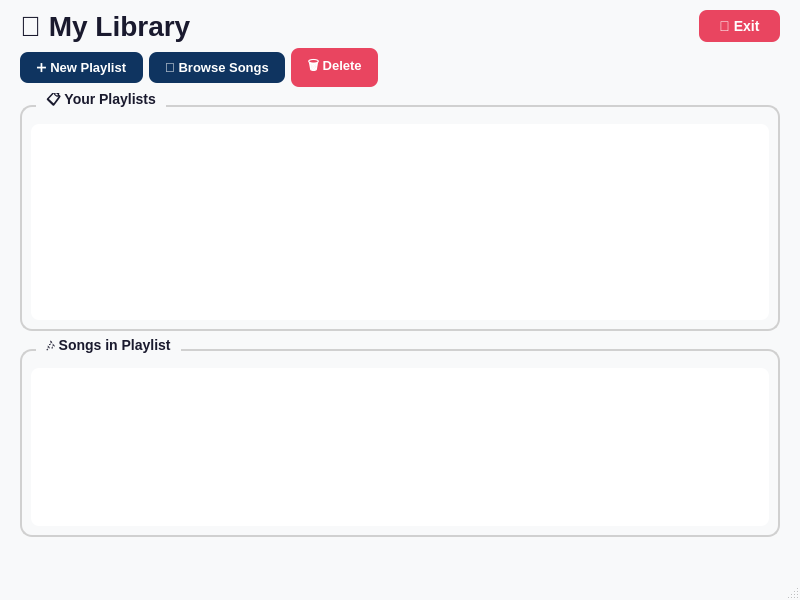
<?xml version="1.0" encoding="UTF-8"?>
<ui version="4.0">
 <class>ListenerDashboard</class>
 <widget class="QMainWindow" name="ListenerDashboard">
  <property name="geometry">
   <rect>
    <x>0</x>
    <y>0</y>
    <width>800</width>
    <height>600</height>
   </rect>
  </property>
  <property name="windowTitle">
   <string>Listener Panel</string>
  </property>
  <property name="styleSheet">
   <string notr="true">
    QMainWindow {
        background-color: #F8F9FA;
    }
   </string>
  </property>
  <widget class="QWidget" name="centralwidget">
   <layout class="QVBoxLayout" name="verticalLayout">
    <property name="leftMargin">
     <number>20</number>
    </property>
    <property name="topMargin">
     <number>10</number>
    </property>
    <property name="rightMargin">
     <number>20</number>
    </property>
    <property name="bottomMargin">
     <number>20</number>
    </property>
    <item>
     <layout class="QHBoxLayout" name="headerLayout">
      <item>
       <widget class="QLabel" name="titleLabel">
        <property name="text">
         <string>🎵 My Library</string>
        </property>
        <property name="styleSheet">
         <string notr="true">
          color: #1A1A2E;
          font-size: 28px;
          font-weight: 700;
          font-family: "Segoe UI", sans-serif;
         </string>
        </property>
       </widget>
      </item>
      <item>
       <spacer name="headerSpacer">
        <property name="orientation">
         <enum>Qt::Horizontal</enum>
        </property>
        <property name="sizeHint" stdset="0">
         <size>
          <width>40</width>
          <height>20</height>
         </size>
        </property>
       </spacer>
      </item>
      <item>
       <widget class="QPushButton" name="logoutBtn">
        <property name="text">
         <string>🚪 Exit</string>
        </property>
        <property name="styleSheet">
         <string notr="true">
          QPushButton {
              background-color: #E94560;
              border: none;
              border-radius: 8px;
              color: #FFFFFF;
              font-family: "Segoe UI", sans-serif;
              font-size: 14px;
              font-weight: 600;
              padding: 8px 20px;
          }
          QPushButton:hover {
              background-color: #C73E54;
          }
         </string>
        </property>
       </widget>
      </item>
     </layout>
    </item>
    <item>
     <layout class="QHBoxLayout" name="toolbarLayout">
      <item>
       <widget class="QPushButton" name="createPlaylistBtn">
        <property name="text">
         <string>➕ New Playlist</string>
        </property>
        <property name="styleSheet">
         <string notr="true">
          QPushButton {
              background-color: #0F3460;
              border: none;
              border-radius: 8px;
              color: #FFFFFF;
              font-family: "Segoe UI", sans-serif;
              font-size: 13px;
              font-weight: 600;
              padding: 8px 16px;
          }
          QPushButton:hover {
              background-color: #16213E;
          }
         </string>
        </property>
       </widget>
      </item>
      <item>
       <widget class="QPushButton" name="addSongsBtn">
        <property name="text">
         <string>🎵 Browse Songs</string>
        </property>
        <property name="styleSheet">
         <string notr="true">
          QPushButton {
              background-color: #0F3460;
              border: none;
              border-radius: 8px;
              color: #FFFFFF;
              font-family: "Segoe UI", sans-serif;
              font-size: 13px;
              font-weight: 600;
              padding: 8px 16px;
          }
          QPushButton:hover {
              background-color: #16213E;
          }
         </string>
        </property>
       </widget>
      </item>
      <item>
       <widget class="QPushButton" name="deletePlaylistBtn">
        <property name="text">
         <string>🗑️ Delete</string>
        </property>
        <property name="enabled">
         <bool>false</bool>
        </property>
        <property name="styleSheet">
         <string notr="true">
          QPushButton {
              background-color: #E94560;
              border: none;
              border-radius: 8px;
              color: #FFFFFF;
              font-family: "Segoe UI", sans-serif;
              font-size: 13px;
              font-weight: 600;
              padding: 8px 16px;
          }
          QPushButton:hover {
              background-color: #C73E54;
          }
         </string>
        </property>
       </widget>
      </item>
      <item>
       <spacer name="toolbarSpacer">
        <property name="orientation">
         <enum>Qt::Horizontal</enum>
        </property>
        <property name="sizeHint" stdset="0">
         <size>
          <width>40</width>
          <height>20</height>
         </size>
        </property>
       </spacer>
      </item>
     </layout>
    </item>
    <item>
     <widget class="QGroupBox" name="playlistsGroup">
      <property name="title">
       <string>📋 Your Playlists</string>
      </property>
      <property name="styleSheet">
       <string notr="true">
        QGroupBox {
            font-family: "Segoe UI", sans-serif;
            font-size: 14px;
            font-weight: 600;
            color: #1A1A2E;
            border: 2px solid #D0D0D0;
            border-radius: 12px;
            margin-top: 12px;
            padding-top: 8px;
        }
        QGroupBox::title {
            subcontrol-origin: margin;
            subcontrol-position: top left;
            left: 16px;
            padding: 0 8px;
            background-color: #F8F9FA;
        }
       </string>
      </property>
      <layout class="QHBoxLayout" name="playlistsLayout">
       <item>
        <widget class="QListWidget" name="playlistsList">
         <property name="styleSheet">
          <string notr="true">
           QListWidget {
               background-color: #FFFFFF;
               border: none;
               border-radius: 8px;
               color: #1A1A2E;
               font-size: 14px;
               font-family: "Segoe UI", sans-serif;
               padding: 8px;
               min-height: 180px;
           }
           QListWidget::item {
               padding: 12px 16px;
               border-radius: 8px;
               margin: 2px 0;
           }
           QListWidget::item:selected {
               background-color: #0F3460;
               color: #FFFFFF;
           }
           QListWidget::item:hover:!selected {
               background-color: #E8EDF2;
           }
          </string>
         </property>
        </widget>
       </item>
      </layout>
     </widget>
    </item>
    <item>
     <widget class="QGroupBox" name="songsGroup">
      <property name="title">
       <string>🎶 Songs in Playlist</string>
      </property>
      <property name="styleSheet">
       <string notr="true">
        QGroupBox {
            font-family: "Segoe UI", sans-serif;
            font-size: 14px;
            font-weight: 600;
            color: #1A1A2E;
            border: 2px solid #D0D0D0;
            border-radius: 12px;
            margin-top: 12px;
            padding-top: 8px;
        }
        QGroupBox::title {
            subcontrol-origin: margin;
            subcontrol-position: top left;
            left: 16px;
            padding: 0 8px;
            background-color: #F8F9FA;
        }
       </string>
      </property>
      <layout class="QHBoxLayout" name="songsLayout">
       <item>
        <widget class="QListWidget" name="songsList">
         <property name="styleSheet">
          <string notr="true">
           QListWidget {
               background-color: #FFFFFF;
               border: none;
               border-radius: 8px;
               color: #1A1A2E;
               font-size: 13px;
               font-family: "Segoe UI", sans-serif;
               padding: 8px;
               min-height: 120px;
           }
           QListWidget::item {
               padding: 10px 16px;
               border-radius: 8px;
               margin: 1px 0;
           }
           QListWidget::item:selected {
               background-color: #0F3460;
               color: #FFFFFF;
           }
           QListWidget::item:hover:!selected {
               background-color: #E8EDF2;
           }
          </string>
         </property>
        </widget>
       </item>
      </layout>
     </widget>
    </item>
    <item>
     <widget class="QLabel" name="errorLabel">
      <property name="text">
       <string/>
      </property>
      <property name="visible">
       <bool>false</bool>
      </property>
      <property name="alignment">
       <set>Qt::AlignCenter</set>
      </property>
      <property name="styleSheet">
       <string notr="true">
        color: #E94560;
        font-size: 13px;
        font-family: "Segoe UI", sans-serif;
       </string>
      </property>
     </widget>
    </item>
   </layout>
  </widget>
  <widget class="QMenuBar" name="menubar">
   <property name="geometry">
    <rect>
     <x>0</x>
     <y>0</y>
     <width>800</width>
     <height>22</height>
    </rect>
   </property>
  </widget>
  <widget class="QStatusBar" name="statusbar"/>
 </widget>
 <resources/>
 <connections/>
</ui>
